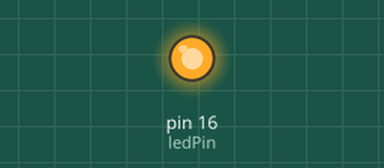
Recording of a sketch running on a simulated Arduino Uno, built with avr-gcc and run on an emulated ATmega328P. On the bench: output pins drawn as LEDs (lit = HIGH).

Above: at 1.7 s.
At 5.6 s:
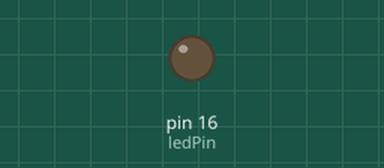
Timing chart, 0 to 8.2 s (numbered marks = the images above):
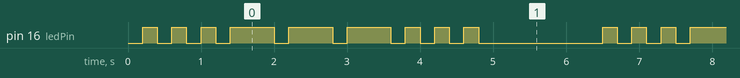

Measured:
- by itself, pin 16 (ledPin): repeats every 6.3 s: 2 × (LOW 0.20 s, HIGH 0.20 s), 3 × (LOW 0.20 s, HIGH 0.60 s), 3 × (LOW 0.20 s, HIGH 0.20 s), LOW 1.7 s, HIGH 0.20 s
- by itself, everything shown: repeats every 6.3 s, in 18 steps

The sketch:

sketch_jun12a.ino
```cpp
// ex03. SOS灯光信号 millis非阻塞实现
const int ledPin = 16;
unsigned long preTime = 0;
unsigned long now;

// 时序定义
const int shortOn = 200;
const int shortOff = 200;
const int longOn = 600;
const int longOff = 200;
const int endPause = 1500; // 整套SOS结束停顿

// 状态机：0=等待开始，1=3短闪，2=3长闪，3=3短闪，4=结束停顿
int state = 0;
int cnt = 0; // 当前闪烁次数
bool ledState = LOW;

void setup() {
  pinMode(ledPin, OUTPUT);
  digitalWrite(ledPin, LOW);
}

void loop() {
  now = millis();
  if (now - preTime < (ledState ? (state==1||state==3 ? shortOn : longOn) : (state==4 ? endPause : shortOff))) {
    return; // 时间未到，不执行切换
  }
  preTime = now;

  switch(state) {
    case 0: // 初始，进入第一段3短闪
      state = 1;
      cnt = 0;
      ledState = HIGH;
      digitalWrite(ledPin, HIGH);
      break;
    case 1: // 三段短闪
      ledState = !ledState;
      digitalWrite(ledPin, ledState);
      if(!ledState) cnt++;
      if(cnt >=3 && !ledState) {
        state = 2;
        cnt = 0;
      }
      break;
    case 2: // 三段长闪
      ledState = !ledState;
      digitalWrite(ledPin, ledState);
      if(!ledState) cnt++;
      if(cnt >=3 && !ledState) {
        state = 3;
        cnt = 0;
      }
      break;
    case 3: // 再次三段短闪
      ledState = !ledState;
      digitalWrite(ledPin, ledState);
      if(!ledState) cnt++;
      if(cnt >=3 && !ledState) {
        state = 4;
        digitalWrite(ledPin, LOW);
      }
      break;
    case 4: // 整套结束长停顿，重置循环
      state = 0;
      break;
  }
}
```
